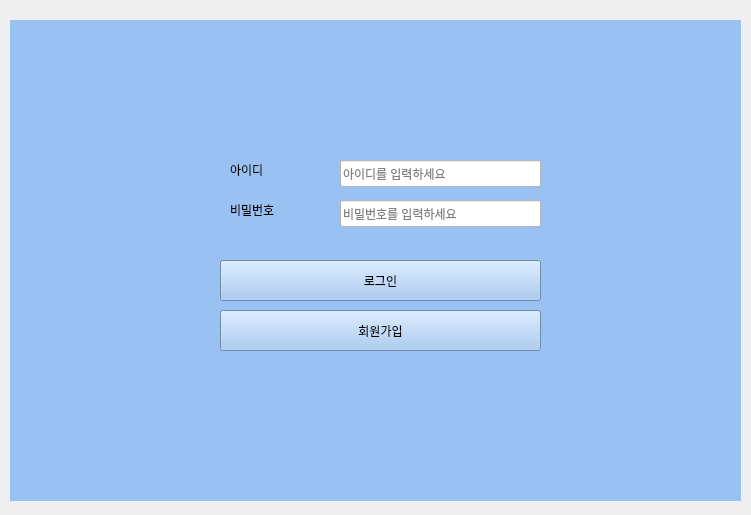
<?xml version="1.0" encoding="UTF-8"?>
<ui version="4.0">
 <class>Form</class>
 <widget class="QWidget" name="Form">
  <property name="geometry">
   <rect>
    <x>0</x>
    <y>0</y>
    <width>751</width>
    <height>515</height>
   </rect>
  </property>
  <property name="windowTitle">
   <string>Form</string>
  </property>
  <widget class="QStackedWidget" name="stackedWidget">
   <property name="geometry">
    <rect>
     <x>10</x>
     <y>20</y>
     <width>731</width>
     <height>481</height>
    </rect>
   </property>
   <property name="styleSheet">
    <string notr="true">background-color: rgb(153, 193, 241);</string>
   </property>
   <property name="currentIndex">
    <number>0</number>
   </property>
   <widget class="QWidget" name="page">
    <widget class="QPushButton" name="btn_login">
     <property name="geometry">
      <rect>
       <x>210</x>
       <y>240</y>
       <width>321</width>
       <height>41</height>
      </rect>
     </property>
     <property name="text">
      <string>로그인</string>
     </property>
    </widget>
    <widget class="QPushButton" name="btn_join">
     <property name="geometry">
      <rect>
       <x>210</x>
       <y>290</y>
       <width>321</width>
       <height>41</height>
      </rect>
     </property>
     <property name="text">
      <string>회원가입</string>
     </property>
    </widget>
    <widget class="QLineEdit" name="login_id">
     <property name="geometry">
      <rect>
       <x>330</x>
       <y>140</y>
       <width>201</width>
       <height>27</height>
      </rect>
     </property>
     <property name="styleSheet">
      <string notr="true">background-color: rgb(255, 255, 255);</string>
     </property>
     <property name="placeholderText">
      <string>아이디를 입력하세요</string>
     </property>
    </widget>
    <widget class="QLabel" name="label_5">
     <property name="geometry">
      <rect>
       <x>220</x>
       <y>180</y>
       <width>100</width>
       <height>20</height>
      </rect>
     </property>
     <property name="text">
      <string>비밀번호</string>
     </property>
     <property name="alignment">
      <set>Qt::AlignLeading|Qt::AlignLeft|Qt::AlignVCenter</set>
     </property>
    </widget>
    <widget class="QLineEdit" name="login_pwd">
     <property name="geometry">
      <rect>
       <x>330</x>
       <y>180</y>
       <width>201</width>
       <height>27</height>
      </rect>
     </property>
     <property name="styleSheet">
      <string notr="true">background-color: rgb(255, 255, 255);</string>
     </property>
     <property name="echoMode">
      <enum>QLineEdit::Password</enum>
     </property>
     <property name="placeholderText">
      <string>비밀번호를 입력하세요</string>
     </property>
    </widget>
    <widget class="QLabel" name="label_6">
     <property name="geometry">
      <rect>
       <x>220</x>
       <y>140</y>
       <width>100</width>
       <height>20</height>
      </rect>
     </property>
     <property name="text">
      <string>아이디</string>
     </property>
     <property name="alignment">
      <set>Qt::AlignLeading|Qt::AlignLeft|Qt::AlignVCenter</set>
     </property>
    </widget>
   </widget>
   <widget class="QWidget" name="page_2">
    <widget class="QLabel" name="label_id">
     <property name="geometry">
      <rect>
       <x>190</x>
       <y>140</y>
       <width>100</width>
       <height>20</height>
      </rect>
     </property>
     <property name="text">
      <string>아이디</string>
     </property>
     <property name="alignment">
      <set>Qt::AlignLeading|Qt::AlignLeft|Qt::AlignVCenter</set>
     </property>
    </widget>
    <widget class="QLineEdit" name="join_id">
     <property name="geometry">
      <rect>
       <x>300</x>
       <y>140</y>
       <width>250</width>
       <height>27</height>
      </rect>
     </property>
     <property name="styleSheet">
      <string notr="true">background-color: rgb(255, 255, 255);</string>
     </property>
     <property name="placeholderText">
      <string>아이디를 입력하세요</string>
     </property>
    </widget>
    <widget class="QLabel" name="title">
     <property name="geometry">
      <rect>
       <x>320</x>
       <y>60</y>
       <width>151</width>
       <height>51</height>
      </rect>
     </property>
     <property name="font">
      <font>
       <weight>75</weight>
       <bold>true</bold>
      </font>
     </property>
     <property name="text">
      <string>&lt;html&gt;&lt;head/&gt;&lt;body&gt;&lt;p&gt;&lt;span style=&quot; font-size:18pt;&quot;&gt;회원가입&lt;/span&gt;&lt;/p&gt;&lt;/body&gt;&lt;/html&gt;</string>
     </property>
     <property name="alignment">
      <set>Qt::AlignCenter</set>
     </property>
    </widget>
    <widget class="QLabel" name="label_pwd">
     <property name="geometry">
      <rect>
       <x>190</x>
       <y>180</y>
       <width>100</width>
       <height>20</height>
      </rect>
     </property>
     <property name="text">
      <string>비밀번호</string>
     </property>
     <property name="alignment">
      <set>Qt::AlignLeading|Qt::AlignLeft|Qt::AlignVCenter</set>
     </property>
    </widget>
    <widget class="QPushButton" name="btn_submit">
     <property name="geometry">
      <rect>
       <x>230</x>
       <y>360</y>
       <width>131</width>
       <height>61</height>
      </rect>
     </property>
     <property name="text">
      <string>확인</string>
     </property>
    </widget>
    <widget class="QLabel" name="label_pwd_chk">
     <property name="geometry">
      <rect>
       <x>190</x>
       <y>220</y>
       <width>100</width>
       <height>20</height>
      </rect>
     </property>
     <property name="text">
      <string>비밀번호확인</string>
     </property>
     <property name="alignment">
      <set>Qt::AlignLeading|Qt::AlignLeft|Qt::AlignVCenter</set>
     </property>
    </widget>
    <widget class="QPushButton" name="btn_cancel">
     <property name="geometry">
      <rect>
       <x>390</x>
       <y>360</y>
       <width>131</width>
       <height>61</height>
      </rect>
     </property>
     <property name="text">
      <string>취소</string>
     </property>
    </widget>
    <widget class="QLineEdit" name="join_pwd">
     <property name="geometry">
      <rect>
       <x>300</x>
       <y>180</y>
       <width>250</width>
       <height>27</height>
      </rect>
     </property>
     <property name="styleSheet">
      <string notr="true">background-color: rgb(255, 255, 255);</string>
     </property>
     <property name="echoMode">
      <enum>QLineEdit::Password</enum>
     </property>
     <property name="placeholderText">
      <string>비밀번호를 입력하세요</string>
     </property>
    </widget>
    <widget class="QLineEdit" name="join_pwd_chk">
     <property name="geometry">
      <rect>
       <x>300</x>
       <y>220</y>
       <width>250</width>
       <height>27</height>
      </rect>
     </property>
     <property name="styleSheet">
      <string notr="true">background-color: rgb(255, 255, 255);</string>
     </property>
     <property name="echoMode">
      <enum>QLineEdit::Password</enum>
     </property>
     <property name="placeholderText">
      <string>비밀번호를 입력하세요</string>
     </property>
    </widget>
    <widget class="QLineEdit" name="join_tel">
     <property name="geometry">
      <rect>
       <x>300</x>
       <y>260</y>
       <width>250</width>
       <height>27</height>
      </rect>
     </property>
     <property name="styleSheet">
      <string notr="true">background-color: rgb(255, 255, 255);</string>
     </property>
     <property name="text">
      <string/>
     </property>
     <property name="echoMode">
      <enum>QLineEdit::Normal</enum>
     </property>
     <property name="placeholderText">
      <string>'-'를 제외한 숫자로만 입력해 주세요</string>
     </property>
    </widget>
    <widget class="QLabel" name="label_tel">
     <property name="geometry">
      <rect>
       <x>190</x>
       <y>260</y>
       <width>100</width>
       <height>20</height>
      </rect>
     </property>
     <property name="text">
      <string>연락처</string>
     </property>
     <property name="alignment">
      <set>Qt::AlignLeading|Qt::AlignLeft|Qt::AlignVCenter</set>
     </property>
    </widget>
   </widget>
   <widget class="QWidget" name="page_3">
    <widget class="QLabel" name="label_7">
     <property name="geometry">
      <rect>
       <x>340</x>
       <y>160</y>
       <width>161</width>
       <height>61</height>
      </rect>
     </property>
     <property name="font">
      <font>
       <pointsize>20</pointsize>
      </font>
     </property>
     <property name="text">
      <string>로그인 성공</string>
     </property>
    </widget>
    <widget class="QLabel" name="label_8">
     <property name="geometry">
      <rect>
       <x>290</x>
       <y>250</y>
       <width>201</width>
       <height>171</height>
      </rect>
     </property>
     <property name="font">
      <font>
       <pointsize>8</pointsize>
      </font>
     </property>
     <property name="text">
      <string/>
     </property>
     <property name="pixmap">
      <pixmap>../../../../Downloads/pngwing.com(1).png</pixmap>
     </property>
     <property name="scaledContents">
      <bool>true</bool>
     </property>
    </widget>
   </widget>
  </widget>
 </widget>
 <resources/>
 <connections/>
</ui>
